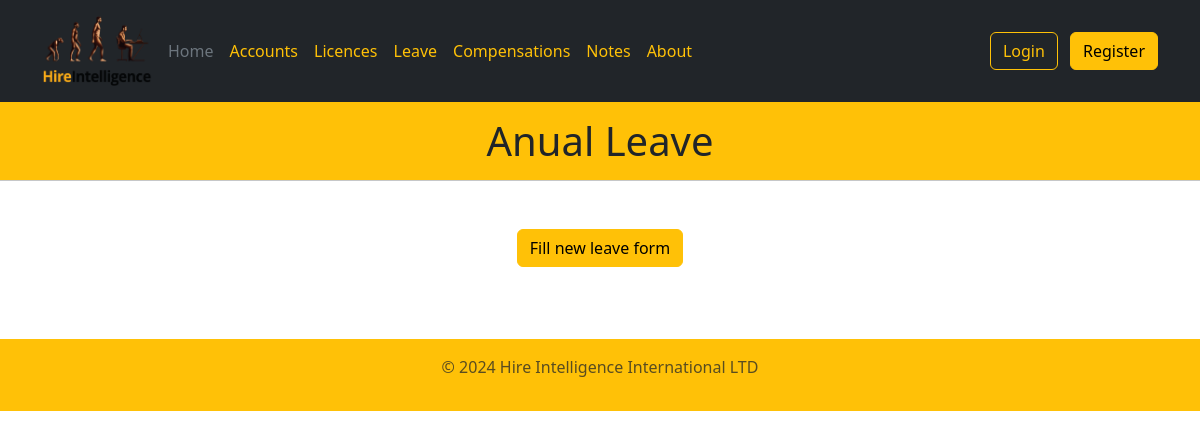
The app's page /anual_leave, older data.
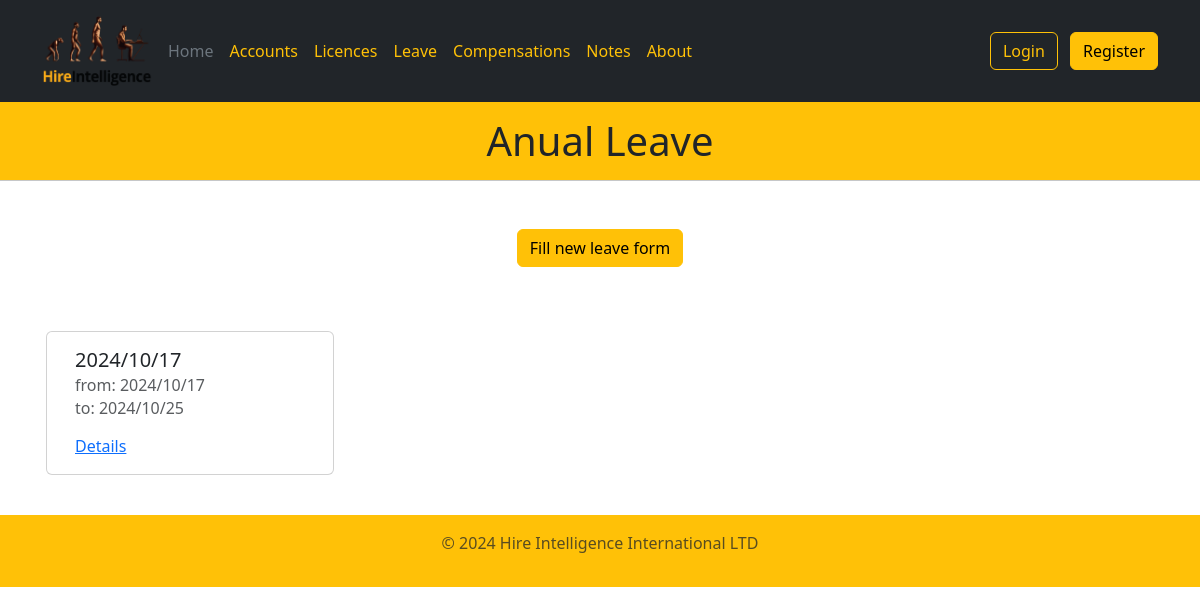
The same page, newer data.
### models.py (models this page shows)
class PersonalDay(db.Model):
    id = db.Column(db.Integer, primary_key=True, autoincrement=True)
    date = db.Column(db.DateTime(timezone=True))
    start_date = db.Column(db.DateTime(timezone=True))
    start_time = db.Column(db.DateTime(timezone=True))
    return_date = db.Column(db.DateTime(timezone=True))
    return_time = db.Column(db.DateTime(timezone=True))
    number_of_days = db.Column(db.Float)
    out_of_country = db.Column(db.Boolean)

### views.py (the view)
    @app.route("/anual_leave", methods=("GET", "POST"))
    def anual_leave():
        anual_leave_list = list(PersonalDay.query.all())
        return render_template("anual-leave.html",
            title="Anual Leave", year=datetime.now().year, list=anual_leave_list)

### templates/anual-leave.html (shortened to what this page needs)
{% extends "base.html" %}  {% block content %}
<h1 class="text-center">{{title}}</h1>
<hr class="mb-5" />
<div class="mt-5 d-flex justify-content-center m-5">
  <a href="{{url_for('add_anual_leave')}}">
    <button class="btn btn-warning">Fill new leave form</button>
  </a>
  </div>
  <div class="container">
    <div>
      <div class="row">
        {% for item in list %}
        <div class="card m-3" style="width: 18rem;">
            <div class="card-body">
              <h5 class="card-title">{{item.start_date.strftime("%Y/%m/%d")}}</h5>
              <h6 class="card-subtitle mb-2 text-muted">
                from: {{item.start_date.strftime("%Y/%m/%d")}}
                 </h6>
                 <h6 class="card-subtitle mb-2 text-muted">
                  to: {{item.return_date.strftime("%Y/%m/%d")}}
                 </h6>
              <a href="{{url_for('anual_leave_details', leave_id = item.id)}}"
              class="card-link">Details</a>
            </div>
          </div>
        {% endfor %}
    </div>
    </div>
  </div>
{% endblock %} {% block year %} {{year}} {% endblock %}

Row changes from the older to the newer data that the page shows:
added PersonalDay: start_date "2024/10/17", return_date "2024/10/25"
